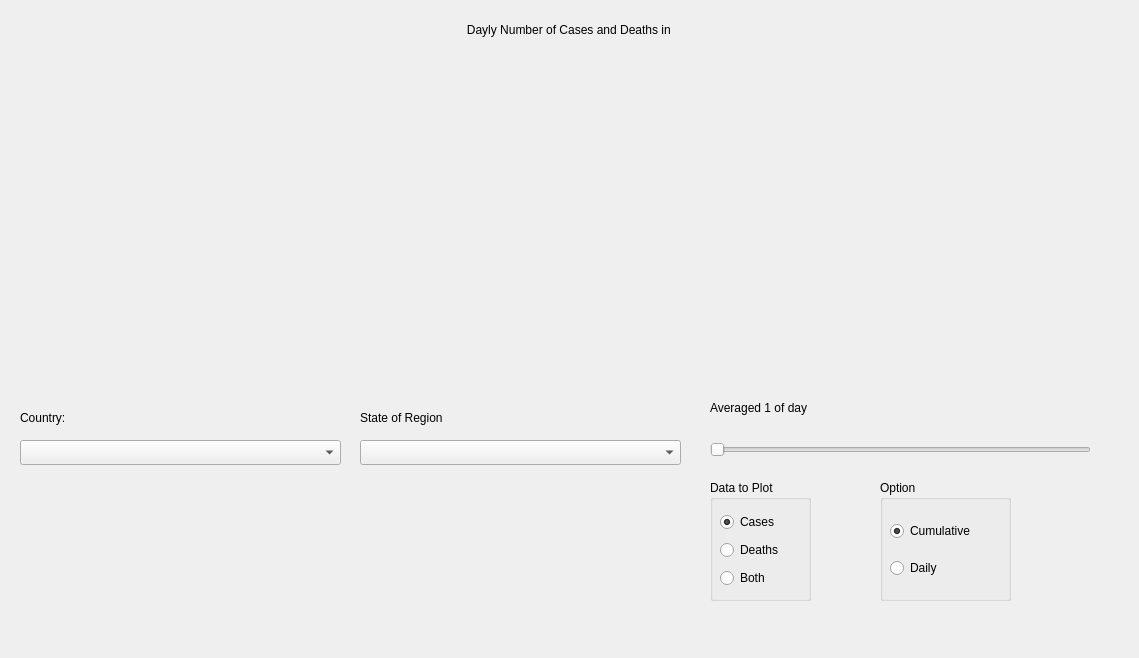
<?xml version="1.0" encoding="UTF-8"?>
<ui version="4.0">
 <class>Dialog</class>
 <widget class="QDialog" name="Dialog">
  <property name="geometry">
   <rect>
    <x>0</x>
    <y>0</y>
    <width>1139</width>
    <height>658</height>
   </rect>
  </property>
  <property name="windowTitle">
   <string>COVID-19 Data Visualization (Data source: Jhons Hopkins University)</string>
  </property>
  <widget class="QLabel" name="labelTitle">
   <property name="geometry">
    <rect>
     <x>20</x>
     <y>20</y>
     <width>1101</width>
     <height>20</height>
    </rect>
   </property>
   <property name="text">
    <string>Dayly Number of Cases and Deaths in </string>
   </property>
   <property name="alignment">
    <set>Qt::AlignCenter</set>
   </property>
  </widget>
  <widget class="QLabel" name="labelAverageOfDays">
   <property name="geometry">
    <rect>
     <x>710</x>
     <y>400</y>
     <width>131</width>
     <height>16</height>
    </rect>
   </property>
   <property name="text">
    <string>Averaged 1 of day</string>
   </property>
  </widget>
  <widget class="QGroupBox" name="groupBoxOption">
   <property name="geometry">
    <rect>
     <x>880</x>
     <y>480</y>
     <width>131</width>
     <height>121</height>
    </rect>
   </property>
   <property name="title">
    <string>Option</string>
   </property>
   <widget class="QWidget" name="verticalLayoutWidget">
    <property name="geometry">
     <rect>
      <x>10</x>
      <y>30</y>
      <width>111</width>
      <height>80</height>
     </rect>
    </property>
    <layout class="QVBoxLayout" name="verticalLayout">
     <item>
      <widget class="QRadioButton" name="radioButtonCumulative">
       <property name="text">
        <string>Cumulative</string>
       </property>
       <property name="checked">
        <bool>true</bool>
       </property>
      </widget>
     </item>
     <item>
      <widget class="QRadioButton" name="radioButtonDaily">
       <property name="text">
        <string>Daily</string>
       </property>
      </widget>
     </item>
    </layout>
   </widget>
  </widget>
  <widget class="QGroupBox" name="groupBoxDataToPlot">
   <property name="geometry">
    <rect>
     <x>710</x>
     <y>480</y>
     <width>101</width>
     <height>121</height>
    </rect>
   </property>
   <property name="title">
    <string>Data to Plot</string>
   </property>
   <widget class="QWidget" name="verticalLayoutWidget_2">
    <property name="geometry">
     <rect>
      <x>10</x>
      <y>30</y>
      <width>81</width>
      <height>83</height>
     </rect>
    </property>
    <layout class="QVBoxLayout" name="verticalLayout_2">
     <item>
      <widget class="QRadioButton" name="radioButtonCases">
       <property name="text">
        <string>Cases</string>
       </property>
       <property name="checked">
        <bool>true</bool>
       </property>
      </widget>
     </item>
     <item>
      <widget class="QRadioButton" name="radioButtonDeaths">
       <property name="text">
        <string>Deaths</string>
       </property>
      </widget>
     </item>
     <item>
      <widget class="QRadioButton" name="radioButtonBoth">
       <property name="text">
        <string>Both</string>
       </property>
      </widget>
     </item>
    </layout>
   </widget>
  </widget>
  <widget class="QLabel" name="labelCountry">
   <property name="geometry">
    <rect>
     <x>20</x>
     <y>410</y>
     <width>59</width>
     <height>16</height>
    </rect>
   </property>
   <property name="text">
    <string>Country:</string>
   </property>
  </widget>
  <widget class="QComboBox" name="comboBoxCountries">
   <property name="geometry">
    <rect>
     <x>20</x>
     <y>440</y>
     <width>321</width>
     <height>25</height>
    </rect>
   </property>
  </widget>
  <widget class="QLabel" name="labelStateOfRegion">
   <property name="geometry">
    <rect>
     <x>360</x>
     <y>410</y>
     <width>106</width>
     <height>16</height>
    </rect>
   </property>
   <property name="text">
    <string>State of Region</string>
   </property>
  </widget>
  <widget class="QComboBox" name="comboBoxRegions">
   <property name="geometry">
    <rect>
     <x>360</x>
     <y>440</y>
     <width>321</width>
     <height>25</height>
    </rect>
   </property>
  </widget>
  <widget class="QSlider" name="sliderAverage">
   <property name="geometry">
    <rect>
     <x>710</x>
     <y>440</y>
     <width>381</width>
     <height>20</height>
    </rect>
   </property>
   <property name="minimum">
    <number>1</number>
   </property>
   <property name="maximum">
    <number>15</number>
   </property>
   <property name="orientation">
    <enum>Qt::Horizontal</enum>
   </property>
  </widget>
  <widget class="MplWidget" name="mplwidget" native="true">
   <property name="geometry">
    <rect>
     <x>20</x>
     <y>50</y>
     <width>1091</width>
     <height>331</height>
    </rect>
   </property>
  </widget>
 </widget>
 <customwidgets>
  <customwidget>
   <class>MplWidget</class>
   <extends>QWidget</extends>
   <header>mplwidget.h</header>
   <container>1</container>
  </customwidget>
 </customwidgets>
 <resources/>
 <connections/>
</ui>
